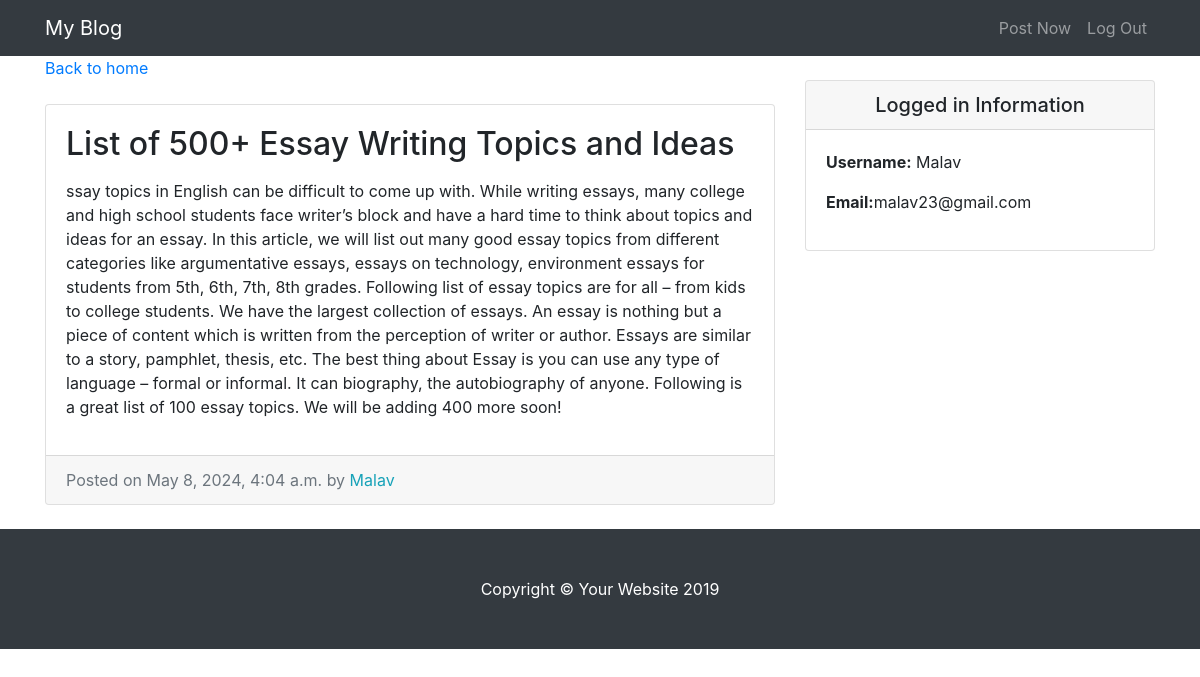
/entry/4/ (signed in), run on the app's committed database.
### entries/models.py (models this page shows, shortened)
class Entry(models.Model):
    entry_title = models.CharField(max_length=50)
    entry_text = models.TextField()
    entry_date = models.DateTimeField(auto_now_add=True)
    entry_author = models.ForeignKey(User,on_delete=models.CASCADE)
    class Meta:
        verbose_name_plural = "entries"

### entries/views.py (the view)
# urls.py: path('entry/<int:pk>/', EntryView.as_view(), name = "entry-detail"),
class EntryView(LoginRequiredMixin, DetailView):
    model = Entry
    template_name = "entries/entry_detail.html"

### entries/templates/entries/entry_detail.html
{% extends "entries/base.html" %}
{% block content %}
 <div class="col-md-8">
    <a href="{% url 'blog-home'%}"> Back to home </a>
    <div class="card mb-4 mt-4">
      <div class="card-body">
        <h2 class="card-title">{{ object.entry_title }}</h2>
        <p class="card-text">{{ object.entry_text|linebreaks }}</p>
      </div>
      <div class="card-footer text-muted">
        Posted on {{ object.entry_date }} by
        <span class= "text-info mr-2">{{ object.entry_author }}</span>
      </div>
    </div>
  </div>
  {% endblock%}

### entries/templates/entries/base.html (shortened to what this page needs)
{% load static %}
<!DOCTYPE html>
<html lang="en">
<head>
  <link href="{% static 'entries/vendor/bootstrap/css/bootstrap.min.css' %}" rel="stylesheet">
  <link href="{% static 'entries/css/blog-home.css' %}" rel="stylesheet">
</head>
<body>
  <nav class="navbar navbar-expand-lg navbar-dark bg-dark fixed-top">
    <div class="container">
      <a class="navbar-brand" href="{% url 'blog-home' %}">My Blog</a>
      <div class="collapse navbar-collapse" id="navbarResponsive">
        <ul class="navbar-nav ml-auto">
          <li class="nav-item">
            <a class="nav-link" href="{% url 'create_entry' %}">Post Now</a>
          </li>
          <li class="nav-item">
            <a class="nav-link" href="{% url 'logout' %}">Log Out</a>
          </li>
        </ul>
      </div>
    </div>
  </nav>
  <div class="container">
    <div class="row">
     {% block content %} {% endblock%}
    <div class="col-md-4">
      <div class="card my-4">
          <h5 class="card-header text-center">Logged in Information</h5>
          <div class="card-body">
            <ul class="list-unstyled mb-0">
                <li>
                    <p> <strong>Username:</strong> {{user.username}} </p>
                </li>
                <li>
                    <p> <strong>Email:</strong>{{user.email}}</p>
                </li>
            </ul>
          </div>
        </div>
      </div>
    </div>
  </div>
  <footer class="py-5 bg-dark">
    <div class="container">
      <p class="m-0 text-center text-white">Copyright &copy; Your Website 2019</p>
    </div>
  </footer>
</body>
</html>

### entries/static/entries/css/blog-home.css (style rules this page uses)
body { padding-top: 56px; }

### data on the page
Entry: entry_title "List of 500+ Essay Writing Topics and Ideas", entry_text "ssay topics in English can be difficult to come up with. While writing essays, many college and high school students face writer’s block and have a hard time to think about topics and ideas for an essay. In this article, we will list out many good essay topics from different categories like argumentative essays, essays on technology, environment essays for students from 5th, 6th, 7th, 8th grades. Following list of essay topics are for all – from kids to college students. We have the largest collection of essays. An essay is nothing but a piece of content which is written from the perception of writer or author. Essays are similar to a story, pamphlet, thesis, etc. The best thing about Essay…", entry_date "May 8, 2024, 4:04 a.m.", entry_author "Malav"

### other printed values
{{ user.username }} "Malav"
{{ user.email }} "malav23@gmail.com"
